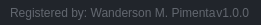
              <widget class="QFrame" name="frame_grip">
               <property name="minimumSize">
                <size>
                 <width>0</width>
                 <height>25</height>
                </size>
               </property>
               <property name="maximumSize">
                <size>
                 <width>16777215</width>
                 <height>25</height>
                </size>
               </property>
               <property name="styleSheet">
                <string notr="true">background-color: rgb(33, 37, 43);</string>
               </property>
               <property name="frameShape">
                <enum>QFrame::NoFrame</enum>
               </property>
               <property name="frameShadow">
                <enum>QFrame::Raised</enum>
               </property>
               <layout class="QHBoxLayout" name="horizontalLayout_6">
                <property name="spacing">
                 <number>0</number>
                </property>
                <property name="leftMargin">
                 <number>0</number>
                </property>
                <property name="topMargin">
                 <number>0</number>
                </property>
                <property name="rightMargin">
                 <number>2</number>
                </property>
                <property name="bottomMargin">
                 <number>0</number>
                </property>
                <item>
                 <widget class="QFrame" name="frame_label_bottom">
                  <property name="frameShape">
                   <enum>QFrame::NoFrame</enum>
                  </property>
                  <property name="frameShadow">
                   <enum>QFrame::Raised</enum>
                  </property>
                  <layout class="QHBoxLayout" name="horizontalLayout_7">
                   <property name="spacing">
                    <number>0</number>
                   </property>
                   <property name="leftMargin">
                    <number>10</number>
                   </property>
                   <property name="topMargin">
                    <number>0</number>
                   </property>
                   <property name="rightMargin">
                    <number>10</number>
                   </property>
                   <property name="bottomMargin">
                    <number>0</number>
                   </property>
                   <item>
                    <widget class="QLabel" name="label_credits">
                     <property name="font">
                      <font>
                       <family>Segoe UI</family>
                      </font>
                     </property>
                     <property name="styleSheet">
                      <string notr="true">color: rgb(98, 103, 111);</string>
                     </property>
                     <property name="text">
                      <string>Registered by: Wanderson M. Pimenta</string>
                     </property>
                    </widget>
                   </item>
                   <item>
                    <widget class="QLabel" name="label_version">
                     <property name="maximumSize">
                      <size>
                       <width>100</width>
                       <height>16777215</height>
                      </size>
                     </property>
                     <property name="font">
                      <font>
                       <family>Segoe UI</family>
                      </font>
                     </property>
                     <property name="styleSheet">
                      <string notr="true">color: rgb(98, 103, 111);</string>
                     </property>
                     <property name="text">
                      <string>v1.0.0</string>
                     </property>
                     <property name="alignment">
                      <set>Qt::AlignRight|Qt::AlignTrailing|Qt::AlignVCenter</set>
                     </property>
                    </widget>
                   </item>
                  </layout>
                 </widget>
                </item>
                <item>
                 <widget class="QFrame" name="frame_size_grip">
                  <property name="maximumSize">
                   <size>
                    <width>20</width>
                    <height>20</height>
                   </size>
                  </property>
                  <property name="styleSheet">
                   <string notr="true">QSizeGrip {
	background-image: url(:/16x16/icons/16x16/cil-size-grip.png);
	background-position: center;
	background-repeat: no-reperat;
}</string>
                  </property>
                  <property name="frameShape">
                   <enum>QFrame::NoFrame</enum>
                  </property>
                  <property name="frameShadow">
                   <enum>QFrame::Raised</enum>
                  </property>
                 </widget>
                </item>
               </layout>
              </widget>
